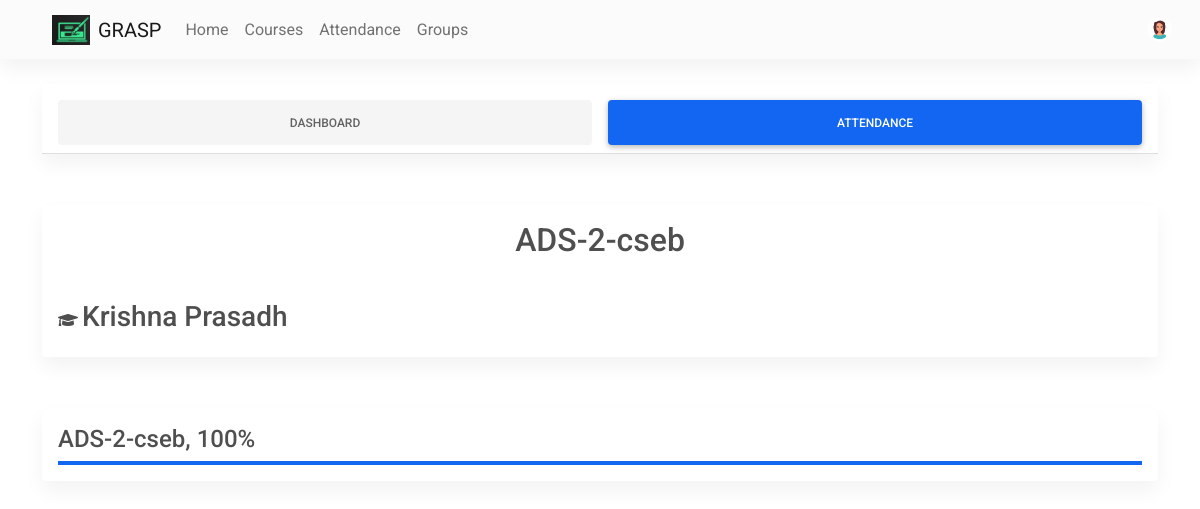
Page /course/ADS-2-cseb/attendance (signed in) on the committed database.
### website/models.py (models this page shows)
class User(db.Model, UserMixin):
    id = db.Column(db.Integer, primary_key=True)
    email = db.Column(db.String(150), unique=True, nullable=False)
    password = db.Column(db.String(150), nullable=False)
    first_name = db.Column(db.String(150), nullable=False)
    user_type = db.Column(db.String(1), nullable=False)
    notes = db.relationship('Note', backref='author', lazy=True)
    array_ids = db.relationship('Array_ids')
    student = db.relationship('Student', backref='user')
    teacher = db.relationship('Teacher', backref='user')
    mobile = db.Column(db.Integer, nullable=False)
    profile_pic = db.Column(
        db.String(150), nullable=False, default="default.jpg")
    dob = db.Column(db.DateTime(timezone=True), nullable=False)
    gender = db.Column(db.String(1), nullable=False)

class Course(db.Model):
    id = db.Column(db.Integer, primary_key=True)
    branch = db.Column(db.String(20))
    section = db.Column(db.String(1))
    year = db.Column(db.Integer)
    subject = db.Column(db.String(50))
    course_name = db.Column(db.String(100))
    teacher_id = db.Column(db.Integer, db.ForeignKey('teacher.id'))
    student_ids = db.relationship('Student_ids')
    lecture = db.relationship('Lecture')
    materials = db.relationship('Materials')

class Teacher(db.Model):
    id = db.Column(db.Integer, primary_key=True)
    teacher_regno = db.Column(db.String, nullable=False)
    user_id = db.Column(db.Integer, db.ForeignKey('user.id'))
    user_name = db.Column(db.String(150))
    courses = db.relationship('Course')
    groups = db.relationship('Group')
    materials = db.relationship('Materials')

### website/courses/routes.py (the view)
@courses.route('/course/<course_name>/attendance')
@login_required
@require_role('s')
def course_attendance(course_name):
    if validate_course(course_name):
        course = Course.query.filter_by(course_name=course_name).first()
        attendance_percentages = get_attendance()[course]
        teacher = Teacher.query.get(course.teacher_id)
        name = teacher.user_name
        return render_template("course_attendance.html", user=current_user, attendance_percentages=attendance_percentages, course=course, name=name)
    else:
        f"<h1>404 NOT FOUND</h1>"

### website/courses/utils.py (called while the page is built)
def get_attendance():
    student = current_user.student[0]
    courses_list = []
    courses_ids = student.courses
    for course_id in courses_ids:
        courses_list.append(Course.query.get(course_id.course_id))
    attendance_percentages = {}
    for course in courses_list:
        count = 0
        present = 0
        for lecture in course.lecture:
            count+=1
            for day in lecture.attendance:
                if day.student_id == student.id and day.present_status:
                    present += 1
        if count == 0:
            attendance_percentages[course] = 0
        else:
            attendance_percentages[course] = int((present/count)*100)
    return attendance_percentages

def validate_course(course_name):
    course = Course.query.filter_by(course_name=course_name).first()
    if course:
        if current_user.user_type == 'p':
            teacher = current_user.teacher[0]
            courses = teacher.courses
            if course in courses:
                return True
            else:
                return False
        else:
            student = current_user.student[0]
            courses_ids = student.courses
            for i in courses_ids:
                temp_course = Course.query.get(i.course_id)
                if course.id == temp_course.id:
                    return True
            return False
    else:
        return False

### website/main/utils.py (called while the page is built)
def require_role(role):
    def decorator(func):
        @wraps(func)
        def wrapped_function(*args, **kwargs):
            if not current_user.user_type == role:
                print(current_user.user_type, role,
                      current_user.user_type == role)
                flash("No Permission", category="error")
                return redirect("/")
            else:
                return func(*args, **kwargs)
        return wrapped_function
    return decorator

### website/templates/course_attendance.html (shortened to what this page needs)
{% extends "base.html" %}
{% block content %}
<div class="card text-center">
    <div class="card-header">
      <ul class="nav nav-pills nav-justified card-header-tabs">
        <li class="nav-item">
          <a class="nav-link" aria-current="true" href="/courses/{{course.course_name}}/">DashBoard</a>
        </li>
        {% if user.user_type == 's' %}
        <li class="nav-item">
          <a class="nav-link active" href="/course/{{course.course_name}}/attendance">Attendance</a>
        </li>
        {% endif %}
      </ul>
    </div>
  </div>
<div class="card">
    <div class="card-body">
        <h2 align="center">{{course.course_name}}<h2>
    </div>
    <div class="card-body">
        <i style="display: inline-block;" aria-hidden="true" class="fas fa-graduation-cap" align="center"></i>
        <h3 style="display: inline-block;" align="center">
            {{name}}
        </h3>
    </div>
</div>
<div class="card">
    <div class="card-body">
        <h4>{{course.course_name}}, {{attendance_percentages}}%</h4>
        <div class="progress">
            <div class="progress-bar" role="progressbar" style="width: {{attendance_percentages}}%"
                aria-valuenow="{{attendance_percentages}}" aria-valuemin="0" aria-valuemax="100"></div>
        </div>
    </div>
</div>
{% endblock %}

### website/templates/base.html (shortened to what this page needs)
<!DOCTYPE html>
<html lang="en">
<head>
    <link rel="stylesheet" href="https://use.fontawesome.com/releases/v5.15.2/css/all.css" />
    <link rel="stylesheet" href="https://stackpath.bootstrapcdn.com/bootstrap/4.4.1/css/bootstrap.min.css"
 />
    <link rel="stylesheet" type="text/css" href="{{ url_for('static', filename='css/mdb.min.css') }}">
    <link rel="stylesheet" type="text/css" href="{{ url_for('static', filename='css/mdb.rtl.min.css') }}">
</head>
<body>
    <nav class="navbar navbar-expand-lg navbar-light bg-light">
        <div class="container-fluid">
            <a class="navbar-brand" href="/">
                <img src="{{url_for('static',filename='logo4.jpeg')}}" class="me-2" height="30" alt="" loading="lazy" />
                GRASP
            </a>
            <div class="collapse navbar-collapse" id="navbarNavAltMarkup">
                {% if user.is_authenticated %}
                {% if user.user_type=='s' %}
                <div class="navbar-nav mr-auto">
                    <a class="nav-link" aria-current="page" href="/">Home</a>
                    <a class="nav-item nav-link" id="courses" href="/courses">Courses</a>
                    <a class="nav-item nav-link" id="attendance" href="/attendance">Attendance</a>
                    <a class="nav-item nav-link" id="groups" href="/groups">Groups</a>
                </div>
                {% endif %}
                <div class="d-flex align-items-center">
                    <a class="dropdown-toggle d-flex align-items-center hidden-arrow" href="#"
                        id="navbarDropdownMenuLink" role="button" data-mdb-toggle="dropdown" aria-expanded="false">
                        <img src="{{url_for('static', filename='img/' + user.profile_pic)}}" class="rounded-circle"
                            height="25" alt="" loading="lazy" />
                    </a>
                </div>
                {% else %}
                <div class="navbar-nav me-auto mb-2 mb-lg-0">
                </div>
                <div class="d-flex align-items-center">
                    <a class="btn btn-link" id="login" href="/login">Login</a>
                </div>
                {% endif %}
            </div>
        </div>
    </nav>
    <div class="container">
        {% block content %}{% endblock %}
    </div>
</body>
</html>

### rows in the picture
User: profile_pic (picture)
Course: course_name "ADS-2-cseb"
Teacher: user_name "Krishna Prasadh"

### other values in the picture
{{ attendance_percentages }} "100"
